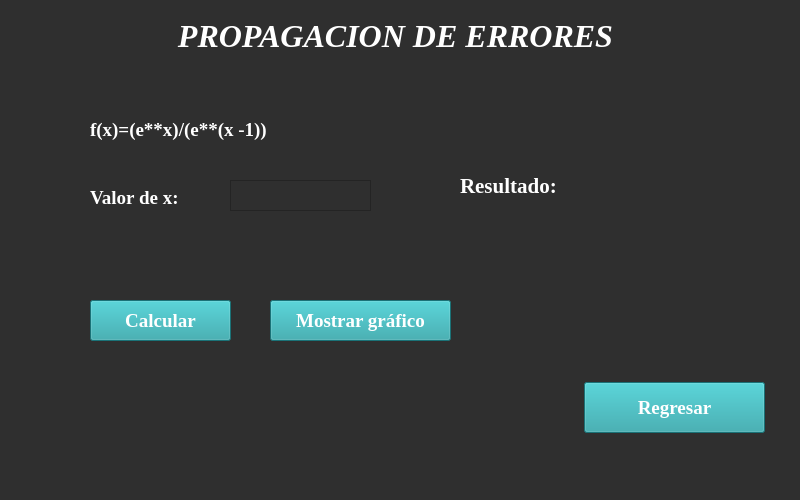
<?xml version="1.0" encoding="UTF-8"?>
<ui version="4.0">
 <class>MainWindow</class>
 <widget class="QMainWindow" name="MainWindow">
  <property name="geometry">
   <rect>
    <x>0</x>
    <y>0</y>
    <width>800</width>
    <height>500</height>
   </rect>
  </property>
  <property name="windowTitle">
   <string>MainWindow</string>
  </property>
  <property name="styleSheet">
   <string notr="true">background-color: rgb(47, 47, 47);</string>
  </property>
  <widget class="QWidget" name="centralwidget">
   <widget class="QPushButton" name="botonRegresar">
    <property name="geometry">
     <rect>
      <x>584</x>
      <y>382</y>
      <width>181</width>
      <height>51</height>
     </rect>
    </property>
    <property name="font">
     <font>
      <family>Times New Roman</family>
      <pointsize>14</pointsize>
      <weight>75</weight>
      <bold>true</bold>
     </font>
    </property>
    <property name="styleSheet">
     <string notr="true">color: rgb(255,255,255);
background-color: rgb(37,160,166);</string>
    </property>
    <property name="text">
     <string>Regresar</string>
    </property>
   </widget>
   <widget class="QLabel" name="labelValorX">
    <property name="geometry">
     <rect>
      <x>90</x>
      <y>190</y>
      <width>121</width>
      <height>16</height>
     </rect>
    </property>
    <property name="font">
     <font>
      <family>Times New Roman</family>
      <pointsize>14</pointsize>
      <weight>75</weight>
      <bold>true</bold>
     </font>
    </property>
    <property name="styleSheet">
     <string notr="true">color: rgb(255,255,255);</string>
    </property>
    <property name="text">
     <string>Valor de x:</string>
    </property>
   </widget>
   <widget class="QTextEdit" name="textValorX">
    <property name="geometry">
     <rect>
      <x>230</x>
      <y>180</y>
      <width>141</width>
      <height>31</height>
     </rect>
    </property>
    <property name="font">
     <font>
      <family>Times New Roman</family>
      <pointsize>14</pointsize>
     </font>
    </property>
    <property name="styleSheet">
     <string notr="true">color: rgb(255,255,255);</string>
    </property>
    <property name="verticalScrollBarPolicy">
     <enum>Qt::ScrollBarAlwaysOff</enum>
    </property>
   </widget>
   <widget class="QPushButton" name="botonCalcular">
    <property name="geometry">
     <rect>
      <x>90</x>
      <y>300</y>
      <width>141</width>
      <height>41</height>
     </rect>
    </property>
    <property name="font">
     <font>
      <family>Times New Roman</family>
      <pointsize>14</pointsize>
      <weight>75</weight>
      <bold>true</bold>
     </font>
    </property>
    <property name="styleSheet">
     <string notr="true">color: rgb(255,255,255);
background-color: rgb(37,160,166);</string>
    </property>
    <property name="text">
     <string>Calcular</string>
    </property>
   </widget>
   <widget class="QPushButton" name="botonGrafico">
    <property name="geometry">
     <rect>
      <x>270</x>
      <y>300</y>
      <width>181</width>
      <height>41</height>
     </rect>
    </property>
    <property name="font">
     <font>
      <family>Times New Roman</family>
      <pointsize>14</pointsize>
      <weight>75</weight>
      <bold>true</bold>
     </font>
    </property>
    <property name="styleSheet">
     <string notr="true">color: rgb(255,255,255);
background-color: rgb(37,160,166);</string>
    </property>
    <property name="text">
     <string>Mostrar gráfico</string>
    </property>
   </widget>
   <widget class="QLabel" name="labelFuncion">
    <property name="geometry">
     <rect>
      <x>90</x>
      <y>120</y>
      <width>201</width>
      <height>20</height>
     </rect>
    </property>
    <property name="font">
     <font>
      <family>Times New Roman</family>
      <pointsize>14</pointsize>
      <weight>75</weight>
      <bold>true</bold>
     </font>
    </property>
    <property name="styleSheet">
     <string notr="true">color: rgb(255,255,255);</string>
    </property>
    <property name="text">
     <string>f(x)=(e**x)/(e**(x -1))</string>
    </property>
   </widget>
   <widget class="QLabel" name="labelResultado">
    <property name="geometry">
     <rect>
      <x>460</x>
      <y>220</y>
      <width>231</width>
      <height>41</height>
     </rect>
    </property>
    <property name="font">
     <font>
      <family>Times New Roman</family>
      <pointsize>16</pointsize>
     </font>
    </property>
    <property name="styleSheet">
     <string notr="true">color: rgb(255,255,255);</string>
    </property>
    <property name="text">
     <string/>
    </property>
   </widget>
   <widget class="QLabel" name="labelResultadoTxt">
    <property name="geometry">
     <rect>
      <x>460</x>
      <y>170</y>
      <width>121</width>
      <height>31</height>
     </rect>
    </property>
    <property name="font">
     <font>
      <family>Times New Roman</family>
      <pointsize>16</pointsize>
      <weight>75</weight>
      <bold>true</bold>
     </font>
    </property>
    <property name="styleSheet">
     <string notr="true">color: rgb(255,255,255);</string>
    </property>
    <property name="text">
     <string>Resultado:</string>
    </property>
   </widget>
   <widget class="QLabel" name="labelTema">
    <property name="geometry">
     <rect>
      <x>0</x>
      <y>10</y>
      <width>791</width>
      <height>51</height>
     </rect>
    </property>
    <property name="font">
     <font>
      <family>Times New Roman</family>
      <pointsize>24</pointsize>
      <weight>75</weight>
      <italic>true</italic>
      <bold>true</bold>
     </font>
    </property>
    <property name="styleSheet">
     <string notr="true">color: rgb(255,255,255);</string>
    </property>
    <property name="text">
     <string>PROPAGACION DE ERRORES</string>
    </property>
    <property name="alignment">
     <set>Qt::AlignCenter</set>
    </property>
   </widget>
  </widget>
  <widget class="QMenuBar" name="menubar">
   <property name="geometry">
    <rect>
     <x>0</x>
     <y>0</y>
     <width>800</width>
     <height>21</height>
    </rect>
   </property>
  </widget>
  <widget class="QStatusBar" name="statusbar"/>
 </widget>
 <resources/>
 <connections/>
</ui>
